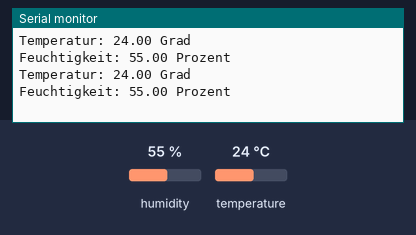
A sketch run on a simulated Arduino Uno, built with avr-gcc and run on an emulated ATmega328P. Parts: the last lines printed to the serial monitor. Inputs (shaded band) come from the test bench; at power-on: humidity 55 %, temperature 24 °C.

Above: at 10.8 s.
10.9 s: humidity set to 22 %
At 20.7 s:
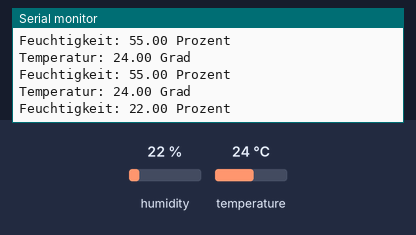
20.9 s: temperature set to 12 °C
At 30.7 s:
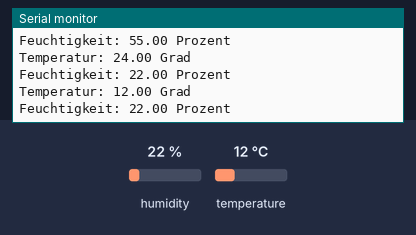
30.9 s: humidity set to 40 %
At 41.5 s:
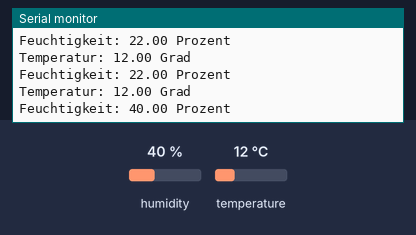
Timing chart, 0 to 43.0 s (numbered marks = the images above; inputs shaded):
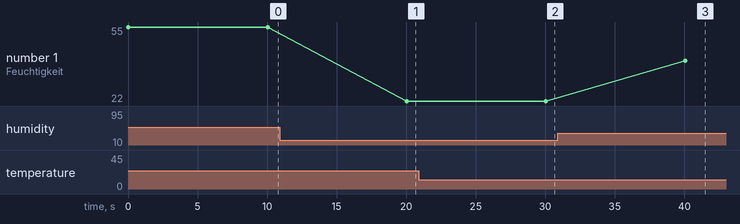

Measured:
- after the input at 10.9 s, the serial monitor: prints a new line after 9.1 s (image 1)
- after the input at 20.9 s, the serial monitor: prints a new line after 9.1 s (image 2)
- after the input at 30.9 s, the serial monitor: prints a new line after 9.2 s (image 3)
- plotted number 1: 55 → 22 after the input at 10.9 s, 22 → 40 after the input at 30.9 s

The sketch:

Temperatur.ino
```cpp
#include "DHT.h"
#define DHTPIN 13
#define DHTTYPE DHT22

DHT dht(DHTPIN, DHTTYPE);

void setup() {
  // put your setup code here, to run once:
   Serial.begin(9600);
  dht.begin();
}

void loop() {
  // put your main code here, to run repeatedly:
  float h = dht.readHumidity();
  float t = dht.readTemperature();
  Serial.println("Temperatur: " + String(t) + " Grad");
  Serial.println("Feuchtigkeit: " + String(h) + " Prozent");
  delay(10000);
}
```
